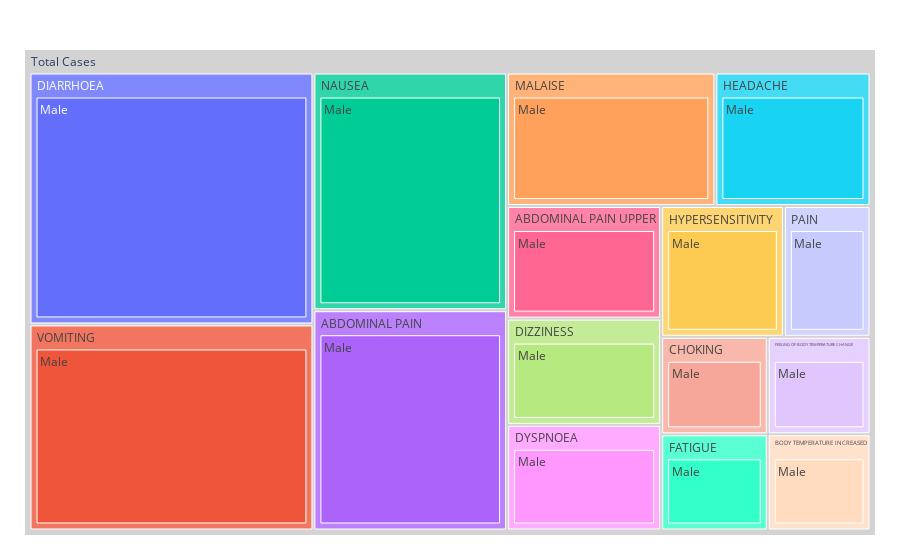

Notebook cell for this chart:
### Code cell
#To check if filter worked
filtered={'Gender':'Male'}
make_treemap(wide_df,'Symptoms','Gender',filter_dict=filtered)

### Figure 1 — Plotly figure (JSON) as saved in the notebook; plotly's stock layout.template omitted (floating-point values rounded to 4 significant figures)
{"data": [{"branchvalues": "total", "domain": {"x": [0, 1], "y": [0, 1]}, "hovertemplate": "labels=%{label}<br>Count=%{value}<br>parent=%{parent}<br>id=%{id}<extra></extra>", "ids": ["Total Cases/ABDOMINAL PAIN/Male", "Total Cases/ABDOMINAL PAIN UPPER/Male", "Total Cases/BODY TEMPERATURE INCREASED/Male", "Total Cases/CHOKING/Male", "Total Cases/DIARRHOEA/Male", "Total Cases/DIZZINESS/Male", "Total Cases/DYSPNOEA/Male", "Total Cases/FATIGUE/Male", "Total Cases/FEELING OF BODY TEMPERATURE CHANGE/Male", "Total Cases/HEADACHE/Male", "Total Cases/HYPERSENSITIVITY/Male", "Total Cases/MALAISE/Male", "Total Cases/NAUSEA/Male", "Total Cases/PAIN/Male", "Total Cases/VOMITING/Male", "Total Cases/ABDOMINAL PAIN", "Total Cases/ABDOMINAL PAIN UPPER", "Total Cases/BODY TEMPERATURE INCREASED", "Total Cases/CHOKING", "Total Cases/DIARRHOEA", "Total Cases/DIZZINESS", "Total Cases/DYSPNOEA", "Total Cases/FATIGUE", "Total Cases/FEELING OF BODY TEMPERATURE CHANGE", "Total Cases/HEADACHE", "Total Cases/HYPERSENSITIVITY", "Total Cases/MALAISE", "Total Cases/NAUSEA", "Total Cases/PAIN", "Total Cases/VOMITING", "Total Cases"], "labels": ["Male", "Male", "Male", "Male", "Male", "Male", "Male", "Male", "Male", "Male", "Male", "Male", "Male", "Male", "Male", "ABDOMINAL PAIN", "ABDOMINAL PAIN UPPER", "BODY TEMPERATURE INCREASED", "CHOKING", "DIARRHOEA", "DIZZINESS", "DYSPNOEA", "FATIGUE", "FEELING OF BODY TEMPERATURE CHANGE", "HEADACHE", "HYPERSENSITIVITY", "MALAISE", "NAUSEA", "PAIN", "VOMITING", "Total Cases"], "name": "", "parents": ["Total Cases/ABDOMINAL PAIN", "Total Cases/ABDOMINAL PAIN UPPER", "Total Cases/BODY TEMPERATURE INCREASED", "Total Cases/CHOKING", "Total Cases/DIARRHOEA", "Total Cases/DIZZINESS", "Total Cases/DYSPNOEA", "Total Cases/FATIGUE", "Total Cases/FEELING OF BODY TEMPERATURE CHANGE", "Total Cases/HEADACHE", "Total Cases/HYPERSENSITIVITY", "Total Cases/MALAISE", "Total Cases/NAUSEA", "Total Cases/PAIN", "Total Cases/VOMITING", "Total Cases", "Total Cases", "Total Cases", "Total Cases", "Total Cases", "Total Cases", "Total Cases", "Total Cases", "Total Cases", "Total Cases", "Total Cases", "Total Cases", "Total Cases", "Total Cases", "Total Cases", ""], "root": {"color": "lightgrey"}, "type": "treemap", "values": [2692, 1095, 624, 656, 4514, 1033, 1027, 647, 632, 1307, 1013, 1755, 2905, 715, 3692, 2692, 1095, 624, 656, 4514, 1033, 1027, 647, 632, 1307, 1013, 1755, 2905, 715, 3692, 24307]}], "layout": {"legend": {"tracegroupgap": 0}, "margin": {"b": 25, "l": 25, "r": 25, "t": 50}}}
